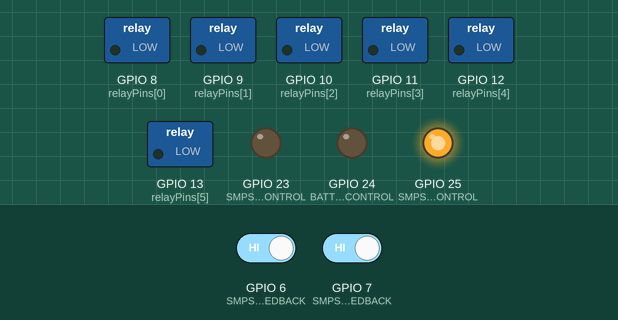
The sketch below on a simulated ESP32. Shown: switched loads named in the sketch (green lamp = pin HIGH), output pins drawn as LEDs (lit = HIGH). The inputs (shaded band) are chosen by the test bench; at power-on: GPIO 6 (SMPS1_FEEDBACK) HIGH, GPIO 7 (SMPS2_FEEDBACK) HIGH. WiFi joins after 1.5 s; servers stay silent unless stated; uploads are accepted with an empty reply; what the sketch prints to the serial monitor is not drawn.

Above: at 2.7 s.
2.8 s: GPIO 6 (SMPS1_FEEDBACK) driven LOW
At 8.2 s:
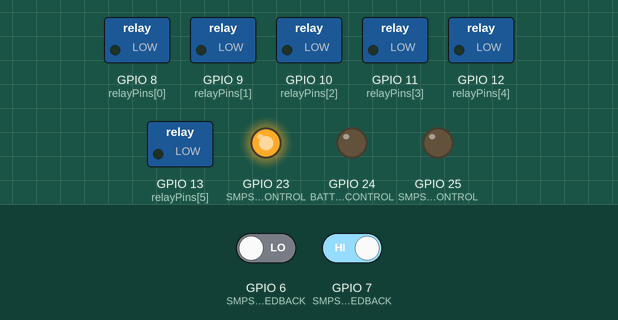
8.6 s: GPIO 7 (SMPS2_FEEDBACK) driven LOW
At 13.5 s:
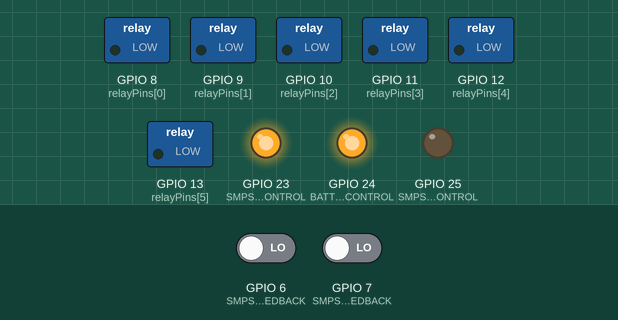
Timing chart, 0 to 15.0 s (numbered marks = the images above; inputs shaded):
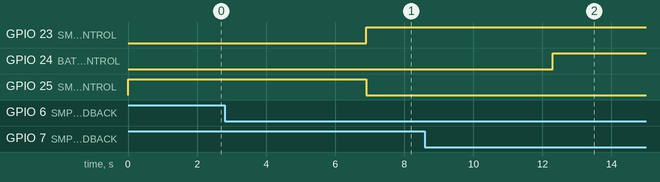

The sketch:

esp_32_code.ino
```cpp
#include <WiFi.h>
#include <HTTPClient.h>

// WiFi Credentials
const char* ssid = "YOUR_WIFI_SSID";
const char* password = "YOUR_WIFI_PASSWORD";

// Server URLs
const char* alertURL = "http://your-server.com/esp32_alert";
const char* relayURL = "http://your-server.com/relay_state";

// Pin Definitions
#define SMPS1_FEEDBACK 6
#define SMPS2_FEEDBACK 7
#define SMPS1_CONTROL 25
#define SMPS2_CONTROL 23
#define BATTERY_CONTROL 24

int relayPins[] = {8, 9, 10, 11, 12, 13};

// State Flags
bool smps1_failed = false;
bool smps2_failed = false;

void setup() {
  Serial.begin(115200);

  // Configure I/O
  pinMode(SMPS1_FEEDBACK, INPUT);
  pinMode(SMPS2_FEEDBACK, INPUT);
  pinMode(SMPS1_CONTROL, OUTPUT);
  pinMode(SMPS2_CONTROL, OUTPUT);
  pinMode(BATTERY_CONTROL, OUTPUT);

  for (int i = 0; i < 6; i++) {
    pinMode(relayPins[i], OUTPUT);
    digitalWrite(relayPins[i], LOW); // All relays OFF
  }

  // Initial state
  digitalWrite(SMPS1_CONTROL, HIGH); // SMPS1 ON
  digitalWrite(SMPS2_CONTROL, LOW);  // SMPS2 OFF
  digitalWrite(BATTERY_CONTROL, LOW); // Battery OFF

  connectWiFi();
}

void loop() {
  managePower();
  checkRelayCommands();
  delay(5000); // Adjust as needed
}

// ==========================
// Power Management
// ==========================
void managePower() {
  // SMPS1 Check
  if (digitalRead(SMPS1_FEEDBACK) == LOW && !smps1_failed) {
    smps1_failed = true;
    sendAlert("SMPS1 failed. Switching to SMPS2.");
    digitalWrite(SMPS1_CONTROL, LOW); // Turn OFF SMPS1
    digitalWrite(SMPS2_CONTROL, HIGH); // Turn ON SMPS2
  }

  // SMPS2 Check
  if (digitalRead(SMPS2_FEEDBACK) == LOW && !smps2_failed) {
    smps2_failed = true;
    sendAlert("SMPS2 failed. Switching to battery.");
    digitalWrite(BATTERY_CONTROL, HIGH); // Turn ON Battery
  }
}

// ==========================
// Relay Control
// ==========================
void checkRelayCommands() {
  if (WiFi.status() != WL_CONNECTED) return;

  HTTPClient http;
  http.begin(relayURL);
  int httpCode = http.GET();

  if (httpCode == 200) {
    String payload = http.getString();
    Serial.println("Relay Command: " + payload);
    for (int i = 0; i < 6 && i < payload.length(); i++) {
      digitalWrite(relayPins[i], payload[i] == '1' ? HIGH : LOW);
    }
  } else {
    Serial.println("Failed to fetch relay state");
  }

  http.end();
}

// ==========================
// Server Alert
// ==========================
void sendAlert(String message) {
  if (WiFi.status() != WL_CONNECTED) return;

  HTTPClient http;
  http.begin(alertURL);
  http.addHeader("Content-Type", "application/x-www-form-urlencoded");

  String postData = "message=" + message;
  int responseCode = http.POST(postData);

  if (responseCode > 0) {
    Serial.println("Alert sent: " + message);
  } else {
    Serial.println("Alert failed.");
  }

  http.end();
}

// ==========================
// WiFi Connection
// ===================

void connectWiFi() {
  WiFi.begin(ssid, password);
  Serial.print("Connecting to WiFi");
  while (WiFi.status() != WL_CONNECTED) {
    delay(500);
    Serial.print(".");
  }
  Serial.println("\nConnected to WiFi");
  Serial.println(WiFi.localIP());
}
```

Measured:
- after the input at 2.8 s, GPIO 23 (SMPS2_CONTROL): LOW → HIGH after 4.1 s; GPIO 25 (SMPS1_CONTROL): HIGH → LOW after 4.1 s
- after the input at 8.6 s, GPIO 24 (BATTERY_CONTROL): LOW → HIGH after 3.7 s
